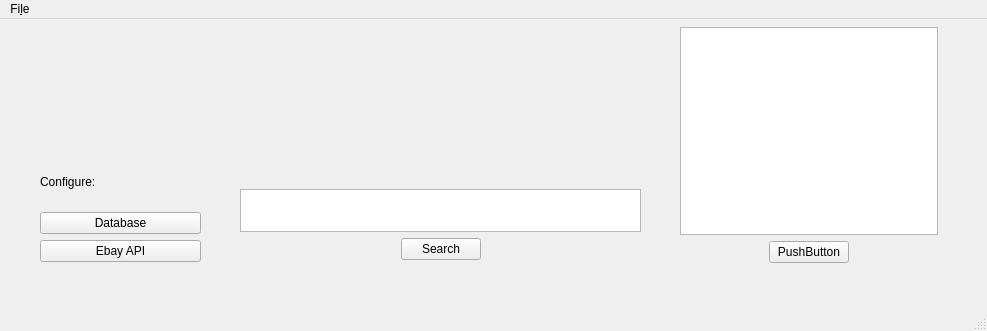
<?xml version="1.0" encoding="UTF-8"?>
<ui version="4.0">
 <class>form_MainWindow</class>
 <widget class="QMainWindow" name="form_MainWindow">
  <property name="geometry">
   <rect>
    <x>0</x>
    <y>0</y>
    <width>987</width>
    <height>331</height>
   </rect>
  </property>
  <property name="windowTitle">
   <string>MainWindow</string>
  </property>
  <widget class="QWidget" name="centralwidget">
   <widget class="QWidget" name="layoutWidget">
    <property name="geometry">
     <rect>
      <x>40</x>
      <y>138</y>
      <width>161</width>
      <height>105</height>
     </rect>
    </property>
    <layout class="QVBoxLayout" name="verticalLayout">
     <item>
      <widget class="QLabel" name="label_configure">
       <property name="text">
        <string>Configure:</string>
       </property>
      </widget>
     </item>
     <item>
      <widget class="QPushButton" name="button_DATABASE">
       <property name="text">
        <string>Database</string>
       </property>
      </widget>
     </item>
     <item>
      <widget class="QPushButton" name="button_EBAY">
       <property name="text">
        <string>Ebay API</string>
       </property>
      </widget>
     </item>
    </layout>
   </widget>
   <widget class="QWidget" name="">
    <property name="geometry">
     <rect>
      <x>680</x>
      <y>8</y>
      <width>258</width>
      <height>236</height>
     </rect>
    </property>
    <layout class="QGridLayout" name="gridLayout_2">
     <item row="1" column="0">
      <spacer name="horizontalSpacer_4">
       <property name="orientation">
        <enum>Qt::Orientation::Horizontal</enum>
       </property>
       <property name="sizeHint" stdset="0">
        <size>
         <width>40</width>
         <height>20</height>
        </size>
       </property>
      </spacer>
     </item>
     <item row="1" column="1">
      <widget class="QPushButton" name="button_CsvSearch">
       <property name="text">
        <string>PushButton</string>
       </property>
      </widget>
     </item>
     <item row="1" column="2">
      <spacer name="horizontalSpacer_3">
       <property name="orientation">
        <enum>Qt::Orientation::Horizontal</enum>
       </property>
       <property name="sizeHint" stdset="0">
        <size>
         <width>40</width>
         <height>20</height>
        </size>
       </property>
      </spacer>
     </item>
     <item row="0" column="0" colspan="3">
      <widget class="QListWidget" name="listWidget"/>
     </item>
    </layout>
   </widget>
   <widget class="QWidget" name="">
    <property name="geometry">
     <rect>
      <x>240</x>
      <y>170</y>
      <width>401</width>
      <height>71</height>
     </rect>
    </property>
    <layout class="QGridLayout" name="gridLayout">
     <item row="1" column="0">
      <spacer name="horizontalSpacer">
       <property name="orientation">
        <enum>Qt::Orientation::Horizontal</enum>
       </property>
       <property name="sizeHint" stdset="0">
        <size>
         <width>40</width>
         <height>20</height>
        </size>
       </property>
      </spacer>
     </item>
     <item row="1" column="1">
      <widget class="QPushButton" name="button_EbaySearch">
       <property name="text">
        <string>Search</string>
       </property>
      </widget>
     </item>
     <item row="1" column="2">
      <spacer name="horizontalSpacer_2">
       <property name="orientation">
        <enum>Qt::Orientation::Horizontal</enum>
       </property>
       <property name="sizeHint" stdset="0">
        <size>
         <width>40</width>
         <height>20</height>
        </size>
       </property>
      </spacer>
     </item>
     <item row="0" column="0" colspan="3">
      <widget class="QPlainTextEdit" name="text_EbayQuery">
       <property name="plainText">
        <string/>
       </property>
      </widget>
     </item>
    </layout>
   </widget>
  </widget>
  <widget class="QMenuBar" name="menubar">
   <property name="geometry">
    <rect>
     <x>0</x>
     <y>0</y>
     <width>987</width>
     <height>31</height>
    </rect>
   </property>
   <widget class="QMenu" name="menuFIle">
    <property name="title">
     <string>Fi&amp;le</string>
    </property>
    <addaction name="actionImport_CSV"/>
    <addaction name="actionExport_CSV"/>
    <addaction name="actionExit"/>
   </widget>
   <addaction name="menuFIle"/>
  </widget>
  <widget class="QStatusBar" name="statusbar"/>
  <action name="actionImport_CSV">
   <property name="text">
    <string>&amp;Import CSV</string>
   </property>
  </action>
  <action name="actionExport_CSV">
   <property name="text">
    <string>&amp;Export CSV</string>
   </property>
  </action>
  <action name="actionExit">
   <property name="text">
    <string>E&amp;xit</string>
   </property>
  </action>
 </widget>
 <resources/>
 <connections/>
</ui>
